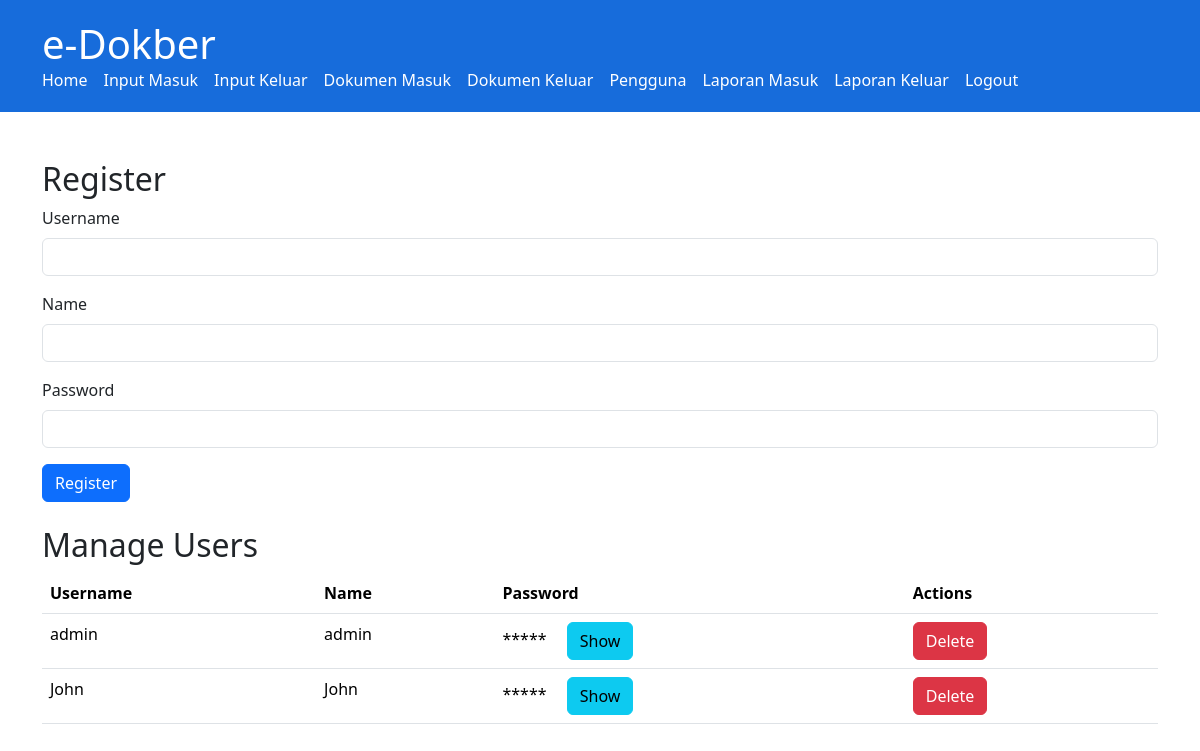
/register.php, run on an earlier commit of the app's database.
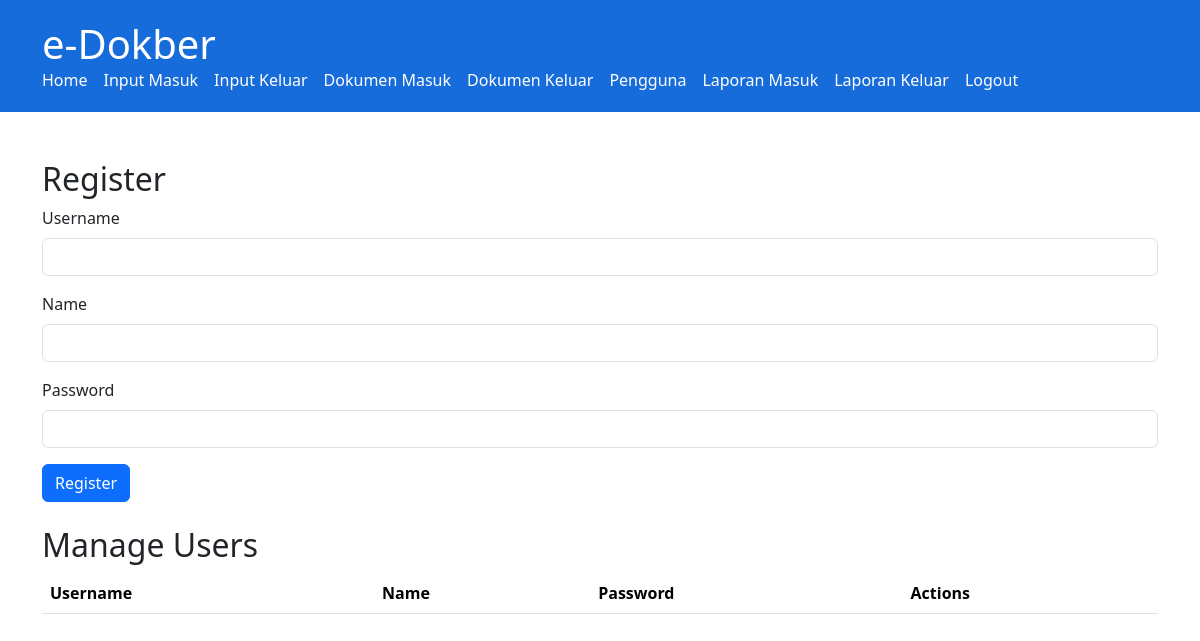
And on a later commit of the database.
### tables this page shows
CREATE TABLE IF NOT EXISTS `users` (
  `id` int NOT NULL AUTO_INCREMENT,
  `user_name` varchar(255) NOT NULL,
  `password` varchar(255) NOT NULL,
  `name` varchar(255) NOT NULL,
  `role` int NOT NULL DEFAULT '1',
  PRIMARY KEY (`id`)
);

### register.php (the view, shortened to what this page needs)
<?php
$servername = "localhost";
$username = "root";
$password = "";
$dbname = "test_db";
$koneksi = new mysqli($servername, $username, $password, $dbname);
?>
<!doctype html>
<html lang="en">
<head>
    <link rel="stylesheet" href="styles.css">
    <link rel="stylesheet" href="data.css">
    <link href="https://cdn.jsdelivr.net/npm/bootstrap@5.3.3/dist/css/bootstrap.min.css" rel="stylesheet">
</head>
<body>
    <header>
        <div class="container">
            <h1>e-Dokber</h1>
            <nav>
                <ul class="nav">
                    <li style="margin:0;padding:0;"><a class="text-white me-3" href="home.php">Home</a></li>
                    <li style="margin:0;padding:0;"><a class="text-white me-3" href="input.php">Input Masuk</a></li>
                    <li style="margin:0;padding:0;"><a class="text-white me-3" href="input_keluar.php">Input Keluar</a></li>
                    <li style="margin:0;padding:0;"><a class="text-white me-3" href="data.php">Dokumen Masuk</a></li>
                    <li style="margin:0;padding:0;"><a class="text-white me-3" href="data_keluar.php">Dokumen Keluar</a></li>
                    <li style="margin:0;padding:0;"><a class="text-white me-3" href="register.php">Pengguna</a></li>
                    <li style="margin:0;padding:0;"><a class="text-white me-3" href="report.php">Laporan Masuk</a></li>
                    <li style="margin:0;padding:0;"><a class="text-white me-3" href="report_keluar.php">Laporan Keluar</a></li>
                    <li style="margin:0;padding:0;"><a class="text-white me-3" href="logout.php">Logout</a></li>
                </ul>
            </nav>
        </div>
    </header>
    <br><br>
    <div class="container">
        <h2>Register</h2>
        <form method="POST">
            <div class="mb-3">
                <label for="user_name" class="form-label">Username</label>
                <input type="text" class="form-control" id="user_name" name="user_name" required>
            </div>
            <div class="mb-3">
                <label for="name" class="form-label">Name</label>
                <input type="text" class="form-control" id="name" name="name" required>
            </div>
            <div class="mb-3 password-container">
                <label for="password" class="form-label">Password</label>
                <input type="password" class="form-control" id="password" name="password" required>
            </div>
            <button type="submit" class="btn btn-primary" name="register">Register</button>
        </form>
        <br>
        <h2>Manage Users</h2>
        <table class="table">
            <thead>
                <tr>
                    <th>Username</th>
                    <th>Name</th>
                    <th>Password</th>
                    <th>Actions</th>
                </tr>
            </thead>
            <tbody>
                <?php
                $result = $koneksi->query("SELECT * FROM users");
                while ($row = $result->fetch_assoc()) {
                    echo "<tr>
                        <td>{$row['user_name']}</td>
                        <td>{$row['name']}</td>
                        <td>
                        <span id='pw-{$row['id']}' style='display:none'>{$row['password']}</span>
                        <span id='pw-hidden-{$row['id']}' style='display:inline'>*****</span>
                        <button class='btn btn-info ms-3' onclick='togglePasswordView({$row['id']})'>Show</button>
                        </td>
                        <td>
                            <a href='?delete={$row['id']}' class='btn btn-danger'>Delete</a>
                        </td>
                    </tr>";
                }
                ?>
            </tbody>
        </table>
    </div>
</body>
</html>

### styles.css (style rules this page uses)
* { margin: 0; padding: 0; box-sizing: border-box; }
body { font-family: Arial, sans-serif; line-height: 1.6; }
.container { max-width: 1200px; margin: 0 auto; padding: 0 20px; }
header { background: #176cdb; color: #fff; padding: 20px 0; }
header h1 { margin: 0; }
nav ul { list-style: none; }
nav ul li { display: inline; margin-right: 20px; }
nav ul li a { color: #fff; text-decoration: none; }

### data.css (style rules this page uses)
.btn { text-decoration: none; padding: 5px 10px; border-radius: 3px; color: #ffffff; }
.btn-primary { background-color: #2885a7; }
.btn-danger { background-color: #dc3545; }

### register.php (style rules this page uses)
.password-container { position: relative; }

What changed in the data, as far as the page shows it:
removed users: user_name "admin", name "admin"
removed users: user_name "John", name "John"
